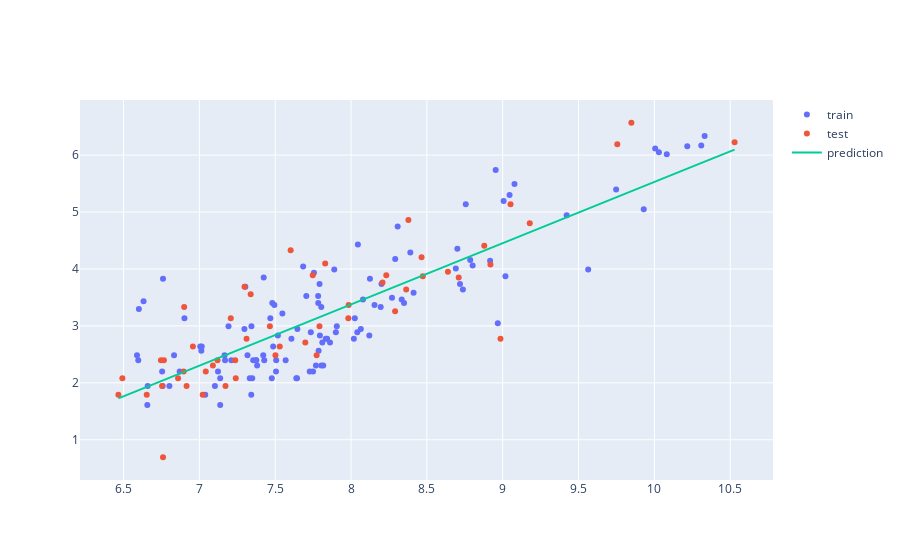

Here is the notebook cell this chart was saved with:
### Code cell
import plotly.express as px
import plotly.graph_objects as go
from sklearn.linear_model import LinearRegression
from sklearn.model_selection import train_test_split
from sklearn.metrics import mean_squared_error, r2_score
from sklearn.model_selection import KFold
from sklearn.model_selection import cross_val_score
import numpy as np

df = df_p_t #[state_tp_stat_all['state']!="DC"]
X = np.log(df_p_t['tweet_count'][:, None])
y = np.log(df_p_t['protest_count'])

# X, y = shuffle(X, y)
X_train, X_test, y_train, y_test = train_test_split(X, y, train_size=0.7, random_state=100)

model = LinearRegression()
model.fit(X_train, y_train)

x_range = np.linspace(X.min(), X.max(), 100)
y_range = model.predict(x_range.reshape(-1, 1))


fig = go.Figure([
    go.Scatter(x=X_train.squeeze(), y=y_train, name='train', mode='markers'),
    go.Scatter(x=X_test.squeeze(), y=y_test, name='test', mode='markers'),
    go.Scatter(x=x_range, y=y_range, name='prediction')
])

fig.show()

print("intercept:", model.intercept_.round(2))
print("slope:", model.coef_[0].round(2))

y_pred = model.predict(X_test.reshape(-1, 1))

MSE = mean_squared_error(y_test, y_pred)
print("MSE:", MSE.round(2))
print("RMSE:", np.sqrt(MSE).round(2))

R2 = r2_score(y_test, y_pred)
print("R2:\t", R2.round(3))
